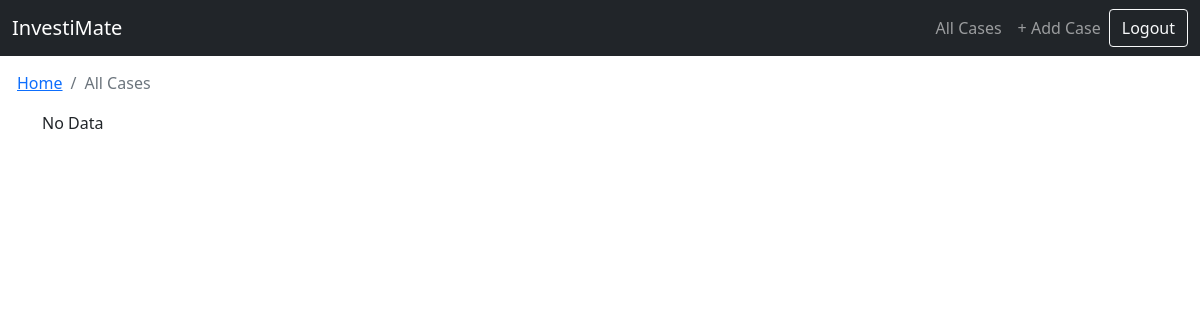
Page /cases/ (signed in) on the earlier database version.
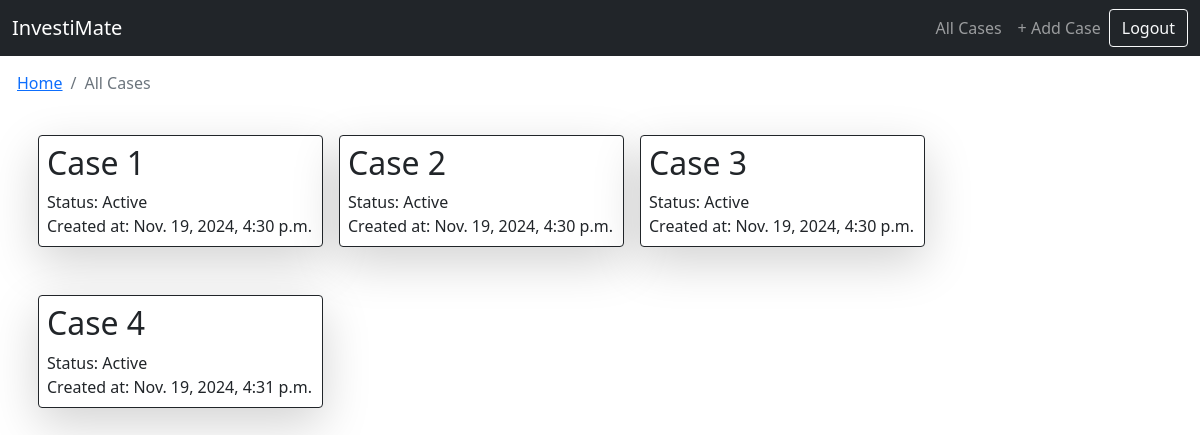
Same page on the later database version.
### investimate_app/models.py (models this page shows, shortened)
class Case(models.Model):
    class Status(models.TextChoices):
        ACTIVE = 'Active'
        CLOSED = 'Closed'
    name= models.CharField(max_length=64)
    description = models.CharField(max_length=256)
    notes = models.TextField()
    created_at = models.DateTimeField(default=timezone.now)
    status = models.CharField(
        max_length=10,
        choices=Status.choices,
        default=Status.ACTIVE,
    )
    files = models.JSONField()

### investimate_app/views.py (the view)
# urls.py: path('cases/', views.cases_view, name='cases'),
@login_required
def cases_view(req):
    cases = Case.objects.all()
    return render(req, 'investimate_app/cases.html', {'cases':cases})

### investimate_app/templates/investimate_app/cases.html (shortened to what this page needs)
{% extends 'investimate_app/layout.html' %}
{% block content %}
  <div class="container-fluid">
    <nav aria-label="breadcrumb">
      <ol class="breadcrumb">
        <li class="breadcrumb-item">
          <a href="{% url 'home' %}">Home</a>
        </li>
        <li class="breadcrumb-item active" aria-current="page">All Cases</li>
      </ol>
    </nav>
    <div class="container">
      {% if not cases %}
        <p>No Data</p>
      {% else %}
        <div class="row">
          {% for case in cases %}
            <div class="card border-dark shadow-lg p-2 col-12 col-sm-6 col-md-3 mx-2 my-4" onclick="location.href='{% url 'case' case.id %}'">
              <h2>{{ case.name }}</h2>
              <p class="m-0">Status: {{ case.status }}</p>
              <p class="m-0">Created at: {{ case.created_at }}</p>
            </div>
          {% endfor %}
        </div>
      {% endif %}
    </div>
  </div>
{% endblock %}

Differences in the rows shown:
added Case: name "Case 1", status "Active", created_at "Nov. 19, 2024, 4:30 p.m."
added Case: name "Case 2", status "Active", created_at "Nov. 19, 2024, 4:30 p.m."
added Case: name "Case 3", status "Active", created_at "Nov. 19, 2024, 4:30 p.m."
added Case: name "Case 4", status "Active", created_at "Nov. 19, 2024, 4:31 p.m."
Other differences:
text no longer shown: "No Data"
